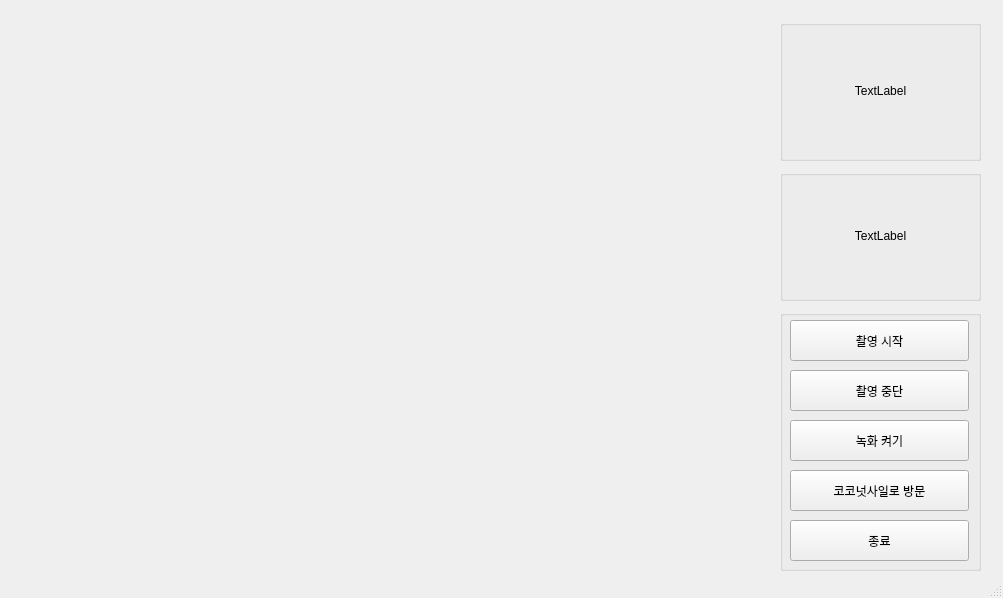
<?xml version="1.0" encoding="UTF-8"?>
<ui version="4.0">
 <class>MainWindow</class>
 <widget class="QMainWindow" name="MainWindow">
  <property name="geometry">
   <rect>
    <x>0</x>
    <y>0</y>
    <width>1003</width>
    <height>598</height>
   </rect>
  </property>
  <property name="windowTitle">
   <string>MainWindow</string>
  </property>
  <widget class="QWidget" name="centralwidget">
   <widget class="QLabel" name="label">
    <property name="geometry">
     <rect>
      <x>20</x>
      <y>20</y>
      <width>741</width>
      <height>551</height>
     </rect>
    </property>
    <property name="text">
     <string/>
    </property>
    <property name="alignment">
     <set>Qt::AlignCenter</set>
    </property>
   </widget>
   <widget class="QGroupBox" name="groupBox">
    <property name="geometry">
     <rect>
      <x>780</x>
      <y>310</y>
      <width>201</width>
      <height>261</height>
     </rect>
    </property>
    <property name="title">
     <string/>
    </property>
    <widget class="QPushButton" name="pushButton_1">
     <property name="geometry">
      <rect>
       <x>10</x>
       <y>10</y>
       <width>179</width>
       <height>41</height>
      </rect>
     </property>
     <property name="text">
      <string>촬영 시작</string>
     </property>
    </widget>
    <widget class="QPushButton" name="pushButton_2">
     <property name="geometry">
      <rect>
       <x>10</x>
       <y>60</y>
       <width>179</width>
       <height>41</height>
      </rect>
     </property>
     <property name="text">
      <string>촬영 중단</string>
     </property>
    </widget>
    <widget class="QPushButton" name="pushButton_3">
     <property name="geometry">
      <rect>
       <x>10</x>
       <y>110</y>
       <width>179</width>
       <height>41</height>
      </rect>
     </property>
     <property name="text">
      <string>녹화 켜기</string>
     </property>
    </widget>
    <widget class="QPushButton" name="pushButton_4">
     <property name="geometry">
      <rect>
       <x>10</x>
       <y>160</y>
       <width>179</width>
       <height>41</height>
      </rect>
     </property>
     <property name="text">
      <string>코코넛사일로 방문</string>
     </property>
    </widget>
    <widget class="QPushButton" name="pushButton_5">
     <property name="geometry">
      <rect>
       <x>10</x>
       <y>210</y>
       <width>179</width>
       <height>41</height>
      </rect>
     </property>
     <property name="text">
      <string>종료</string>
     </property>
    </widget>
   </widget>
   <widget class="QGroupBox" name="groupBox_2">
    <property name="geometry">
     <rect>
      <x>780</x>
      <y>20</y>
      <width>201</width>
      <height>141</height>
     </rect>
    </property>
    <property name="title">
     <string/>
    </property>
    <widget class="QLabel" name="label_2">
     <property name="geometry">
      <rect>
       <x>10</x>
       <y>10</y>
       <width>181</width>
       <height>121</height>
      </rect>
     </property>
     <property name="text">
      <string>TextLabel</string>
     </property>
     <property name="alignment">
      <set>Qt::AlignCenter</set>
     </property>
    </widget>
   </widget>
   <widget class="QGroupBox" name="groupBox_3">
    <property name="geometry">
     <rect>
      <x>780</x>
      <y>170</y>
      <width>201</width>
      <height>131</height>
     </rect>
    </property>
    <property name="title">
     <string/>
    </property>
    <widget class="QLabel" name="label_3">
     <property name="geometry">
      <rect>
       <x>10</x>
       <y>10</y>
       <width>181</width>
       <height>111</height>
      </rect>
     </property>
     <property name="text">
      <string>TextLabel</string>
     </property>
     <property name="alignment">
      <set>Qt::AlignCenter</set>
     </property>
    </widget>
   </widget>
  </widget>
  <widget class="QStatusBar" name="statusbar"/>
 </widget>
 <resources/>
 <connections/>
</ui>
